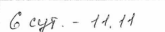
#> input picture neuro_stats/output/1.png, 165 x 32 px
$ python -i image.py   (imports and definitions only)
#> lines starting #> are read from the running program, lines starting #| are printed output that depends on the picture; after the words box and inside, x2 and y2 are one past the last pixel; in counts of white or black regions, pixels touching at a corner belong together
import cv2
import numpy as np
import os
from PIL import Image
import torch
import matplotlib.pyplot as plt

# [2 lines not run here, left out]

# Функция для вырезки и изменения размера символов до 28x28
def extract_and_resize_to_28x28(file_path):
    # Читаем изображение в оттенках серого
#> called with file_path = 'output/1.png'
    img = cv2.imread(file_path, 0)
#> img is the input picture: shape (32, 165); min 53, max 255, mean 245.9
    img_color = cv2.cvtColor(img, cv2.COLOR_GRAY2BGR)

    # Бинаризация изображения с использованием адаптивного порога
    img_bin = cv2.adaptiveThreshold(img, 255, cv2.ADAPTIVE_THRESH_MEAN_C, cv2.THRESH_BINARY_INV, 11, 2)
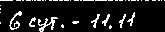
#> img_bin: shape (32, 165); 10.1% white in thin lines or dots

    # Находим контуры
    contours, _ = cv2.findContours(img_bin, cv2.RETR_EXTERNAL, cv2.CHAIN_APPROX_SIMPLE)
#> contours = 45 contours, 40 with area under 20; largest, box (x1, y1, x2, y2) and area: (38, 17, 58, 32) 62, (9, 11, 22, 30) 40, (91, 14, 100, 28) 24, (102, 14, 110, 26) 21, (127, 12, 135, 26) 20

    # Перебираем все контуры
    for i, cnt in enumerate(contours):
        # Получаем прямоугольник, ограничивающий контур
        x, y, w, h = cv2.boundingRect(cnt)

        # Если контур достаточно большой, чтобы быть символом
        if w * h > 50:
            # Рисуем контур на исходном изображении
            cv2.rectangle(img_color, (x, y), (x + w, y + h), (0, 255, 0), 2)

            # Вырезаем символ из исходного изображения
            digit = img[y:y + h, x:x + w]

            digit = cv2.bitwise_not(digit)

            # Если изображение символа больше 28x28, уменьшаем его
            if max(digit.shape) > 28:
                digit = cv2.resize(digit, (28, 28))

            # Создаем новое черное изображение размером 28x28
            new_img = np.zeros((28, 28), dtype=np.uint8)

            # Вычисляем координаты для центрирования изображения символа
            x_offset = (28 - digit.shape[1]) // 2
            y_offset = (28 - digit.shape[0]) // 2

            # Копируем изображение символа в центр нового изображения
            new_img[y_offset:y_offset+digit.shape[0], x_offset:x_offset+digit.shape[1]] = digit

            # Сохраняем символ в файл
            output_file = f"symbol_{i}.png"
            #cv2.imwrite(output_file, new_img)
            padded = new_img.astype("float32") / 255.0
            chars1 = torch.from_numpy(padded)
            chars2 = torch.zeros((1, 1, 28, 28))
            chars2[0, 0, :, :] = chars1
            a = model(chars2)
            print(a, torch.argmax(a, 1))
            plt.imshow(padded)
            plt.show()
#> this loop made 5 passes
#> (x, y, w, h, x_offset, y_offset, output_file) on pass 5: (38, 17, 20, 15, 4, 6, 'symbol_4.png')
#> (x, y, w, h) on passes 1, 2, 4: (109, 25, 3, 4), (61, 24, 3, 4), (72, 21, 7, 3)
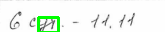
#> img_color: shape (32, 165, 3); 3.07% of pixels changed, all inside (x1, y1, x2, y2) = (37, 16, 60, 32)
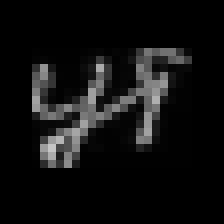
#> new_img: shape (28, 28) (shown 8 times larger); min 0, max 198, mean 16.4

    # Сохраняем исходное изображение с контурами
    cv2.imwrite(f"contours/contours_{os.path.basename(file_path)}", img_color)


# Путь к директории с изображениями
directory_path = 'output'

# Итерация по файлам в директории
# [4 lines not run here, left out]

#> (the run stopped early here; a loop or call above may not have finished)

$ run again, on neuro_stats/output/41.png
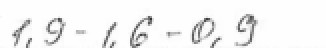
#> input picture neuro_stats/output/41.png, 163 x 24 px (shown 2 times larger)
#> in extract_and_resize_to_28x28, img is the input picture: shape (24, 163); min 49, max 255, mean 242.9
#> in extract_and_resize_to_28x28, `img_bin = cv2.adaptiveThreshold(img, 255, cv2.ADAPTIVE_THRESH_MEAN_C, ..`:
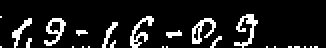
#> img_bin: shape (24, 163) (shown 2 times larger); 11% white in thin lines or dots, all inside (x1, y1, x2, y2) = (0, 7, 159, 24)
#> contours = 25 contours, 20 with area under 20; largest, box (x1, y1, x2, y2) and area: (22, 9, 33, 23) 62, (96, 9, 108, 22) 48, (65, 8, 77, 24) 40, (117, 7, 129, 24) 40, (6, 9, 16, 24) 28
#> the loop in extract_and_resize_to_28x28, `for i, cnt in enumerate(contours):` made 19 passes
#> (x, y, w, h, x_offset, y_offset, output_file) on pass 19: (51, 11, 8, 13, 10, 7, 'symbol_18.png')
#> after the loop in extract_and_resize_to_28x28, `for i, cnt in enumerate(contours):`:
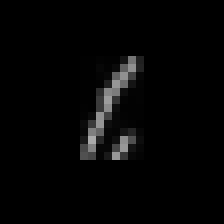
#> new_img: shape (28, 28) (shown 8 times larger); min 0, max 170, mean 5.2

$ run again, on neuro_stats/output/67.png
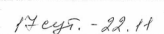
#> input picture neuro_stats/output/67.png, 164 x 34 px
#> in extract_and_resize_to_28x28, img is the input picture: shape (34, 164); min 38, max 255, mean 244.3
#> in extract_and_resize_to_28x28, `img_bin = cv2.adaptiveThreshold(img, 255, cv2.ADAPTIVE_THRESH_MEAN_C, ..`:
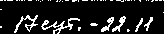
#> img_bin: shape (34, 164); 11.7% white in thin lines or dots
#> contours = 52 contours, 46 with area under 20; largest, box (x1, y1, x2, y2) and area: (41, 18, 80, 34) 92, (14, 15, 38, 33) 79, (112, 16, 126, 32) 52, (101, 17, 114, 32) 50, (144, 17, 153, 31) 26, (135, 18, 143, 32) 21
#> the loop in extract_and_resize_to_28x28, `for i, cnt in enumerate(contours):` made 5 passes
#> (x, y, w, h, x_offset, y_offset, output_file) on pass 5: (135, 18, 8, 14, 10, 7, 'symbol_4.png')
#> after the loop in extract_and_resize_to_28x28, `for i, cnt in enumerate(contours):`:
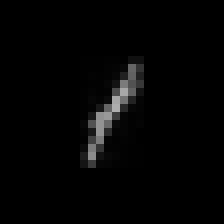
#> new_img: shape (28, 28) (shown 8 times larger); min 0, max 173, mean 4.4
